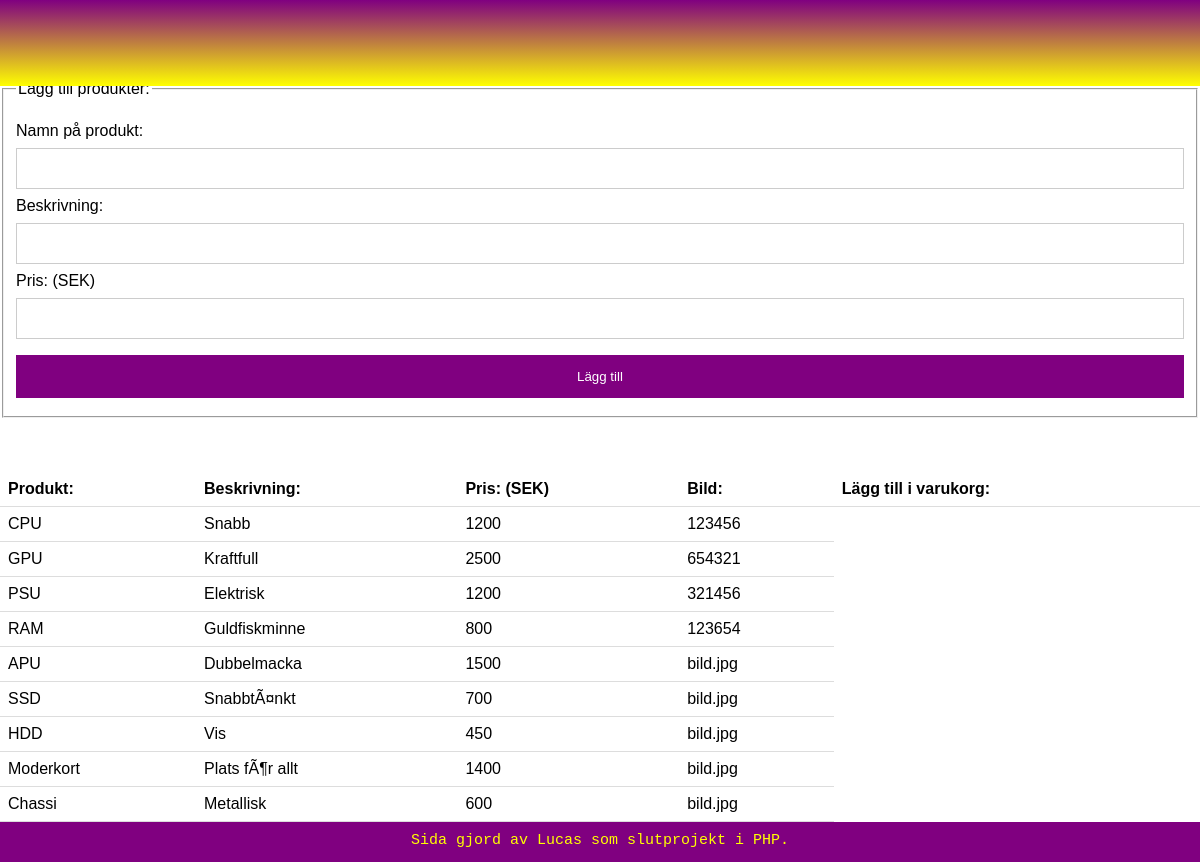
Page /Webbrot/Produkter.php (signed in) on the committed database.
### tables this page shows
CREATE TABLE `produkter` (
  `produktID` int(10) UNSIGNED NOT NULL,
  `namn` varchar(20) NOT NULL,
  `beskrivning` varchar(200) NOT NULL,
  `pris` int(50) NOT NULL,
  `bild` varchar(200) NOT NULL
);

### Webbrot/Produkter.php (called while the page is built, shortened)
<?php
	require "../Template/Produkter-template.php";
?>

### Template/Produkter-template.php (the view, shortened to what this page needs)
<?php
	require "connect.php";
	$sql = "SELECT * FROM produkter";
	$res = $dbh -> prepare($sql);
	$res -> execute();
	$result = $res -> get_result();
?>
<!DOCTYPE html>
<html lang="sv">
	<head>
		<link href="Slutprojekt.css" rel="stylesheet">
	</head>
	<body>
		<?php
			require "../Template/Nav.php";
		?>
		<main role="main">
			<form action="Produkter.php" method="post">
				<fieldset>
					<legend>Lägg till produkter:</legend><br>
					<label for="Namn">Namn på produkt:</label><br>
					<input type="text" name="produktnamn" id="Namn" required><br>
					<label for="Beskrivning">Beskrivning:</label><br>
					<input type="text" name="produktbeskrivning" id="Beskrivning" required><br>
					<label for="Pris">Pris: (SEK)</label><br>
					<input type="text" name="produktpris" id="Pris" required><br>
					<input type="submit" value="Lägg till">
				</fieldset>
			</form>
			<br><br><br>
			<table>
				<tr>
					<th>Produkt:</th>
					<th>Beskrivning:</th>
					<th>Pris: (SEK)</th>
					<th>Bild:</th>
					<th>Lägg till i varukorg:
				</tr>
				<?php
				while($row = $result -> fetch_assoc())
				{
				echo "<tr><td>";
				echo $row['namn'];
				echo "</td><td>";
				echo $row['beskrivning'];
				echo "</td><td>";
				echo $row['pris'];
				echo "</td><td>";
				echo $row['bild'];
				}
				?>
			</table>
		</main>
		<div class="sidenav2">
		</div>
		<?php
			require "../Template/Footer.php";
		?>
	</body>
</html>

### Template/Nav.php
<div class="divsidenav">
	<nav role="navigation" class="sidenav">
		<ul>
			<li><a href="Index.php" id="Active">Hem</a></li>
			<li><a href="LoggaIn.php">Logga in</a></li>
			<li><a href="Produkter.php">Produkter</a></li>
		</ul>
	</nav>
</div>

### Template/Footer.php
<footer role="contentinfo">
	<p>Sida gjord av Lucas som slutprojekt i PHP.</p>
</footer>

### Webbrot/Slutprojekt.css (style rules this page uses)
* { box-sizing: border-box; }
body, html { margin: 0; font-family: Arial, Helvetica, sans-serif; height: 100%; }
.sidenav { height: 100%; width: 6.5%; z-index: 0; top: 0; left: 0; background-image: linear-gradient(purple, yellow); display: block; margin: 0; float: left; position: fixed; }
.sidenav ul { list-style: none; padding:5px; width: 100%; }
nav.sidenav li a { text-decoration: none; width: 100%; }
nav.sidenav ul { padding: 0; }
.divsidenav { height: 100%; float: left; width: 6.5%; }
.sidenav a { color: white; padding: 20px; display: block; float: left; transition: 0.2s; }
.sidenav2 { height: 100%; width: 2.06%; z-index: 0; top: 0; right: 0; background-image: linear-gradient(purple, yellow); display: block; margin: 0; float: right; position: fixed; }
#Active { background-color: white; color: black; }
table { border-collapse: collapse; width: 100%; }
th, td { padding: 8px; text-align: left; border-bottom: 1px solid #ddd; }
footer { height: 100px; width: 100%; z-index: 1; bottom: 0; background-color: purple; display: block; text-align: center; float: left; }
footer p { margin: 35px 0px; font-family: Courier New; font-size: 1.5em; color: yellow; }
main { float: left; width: calc(100% - 6.5% - 2.06%); }
input[type=text], input[type=email], input[type=username], input[type=password], select { width: 100%; padding: 12px 20px; margin: 8px 0; display: inline-block; border: 1px solid #ccc; box-sizing: border-box; }
input[type=submit] { width: 100%; background-color: purple; color: white; padding: 14px 20px; margin: 8px 0; border: none; cursor: pointer; }
@media screen and (max-width: 1400px) { main { float: left; width: 100%; } }
@media screen and (max-width: 1400px) { .sidenav { height: 10%; width: 100%; z-index: 0; top: 0; left: 0; background-image: linear-gradient(purple); display: block; margin: 0; float: left; position: fixed; } }
@media screen and (max-width: 1400px) { .sidenav ul { list-style: none; width: 100%; height: 10%; margin: 0; padding: 0; } }
@media screen and (max-width: 1400px) { nav.sidenav li a { text-decoration: none; height: 10%; width: 100%; float: left; } }
@media screen and (max-width: 1400px) { .divsidenav { height: 10%; float: left; width: 100%; } }
@media screen and (max-width: 1400px) { .sidenav a { color: white; padding: 0% 50%; display: block; float: left; transition: 0.2s; } }
@media screen and (max-width: 1400px) { .sidenav2 { height: 10%; width: 100%; z-index: 0; top: 0; right: 0; background-image: linear-gradient(purple); display: inline; margin: 0; float: right; position: fixed; } }
@media screen and (max-width: 1400px) { footer { height: 40px; width: 100%; z-index: 1; bottom: 0; background-image: linear-gradient(purple); display: block; text-align: center; float: left; } }
@media screen and (max-width: 1400px) { footer p { margin: 10px 0px; font-family: Courier New; font-size: 15px; color: yellow; } }

### rows in the picture
produkter: namn "CPU", beskrivning "Snabb", pris "1200", bild "123456"
produkter: namn "GPU", beskrivning "Kraftfull", pris "2500", bild "654321"
produkter: namn "PSU", beskrivning "Elektrisk", pris "1200", bild "321456"
produkter: namn "RAM", beskrivning "Guldfiskminne", pris "800", bild "123654"
produkter: namn "APU", beskrivning "Dubbelmacka", pris "1500", bild "bild.jpg"
produkter: namn "SSD", beskrivning "SnabbtÃ¤nkt", pris "700", bild "bild.jpg"
produkter: namn "HDD", beskrivning "Vis", pris "450", bild "bild.jpg"
produkter: namn "Moderkort", beskrivning "Plats fÃ¶r allt", pris "1400", bild "bild.jpg"
produkter: namn "Chassi", beskrivning "Metallisk", pris "600", bild "bild.jpg"
